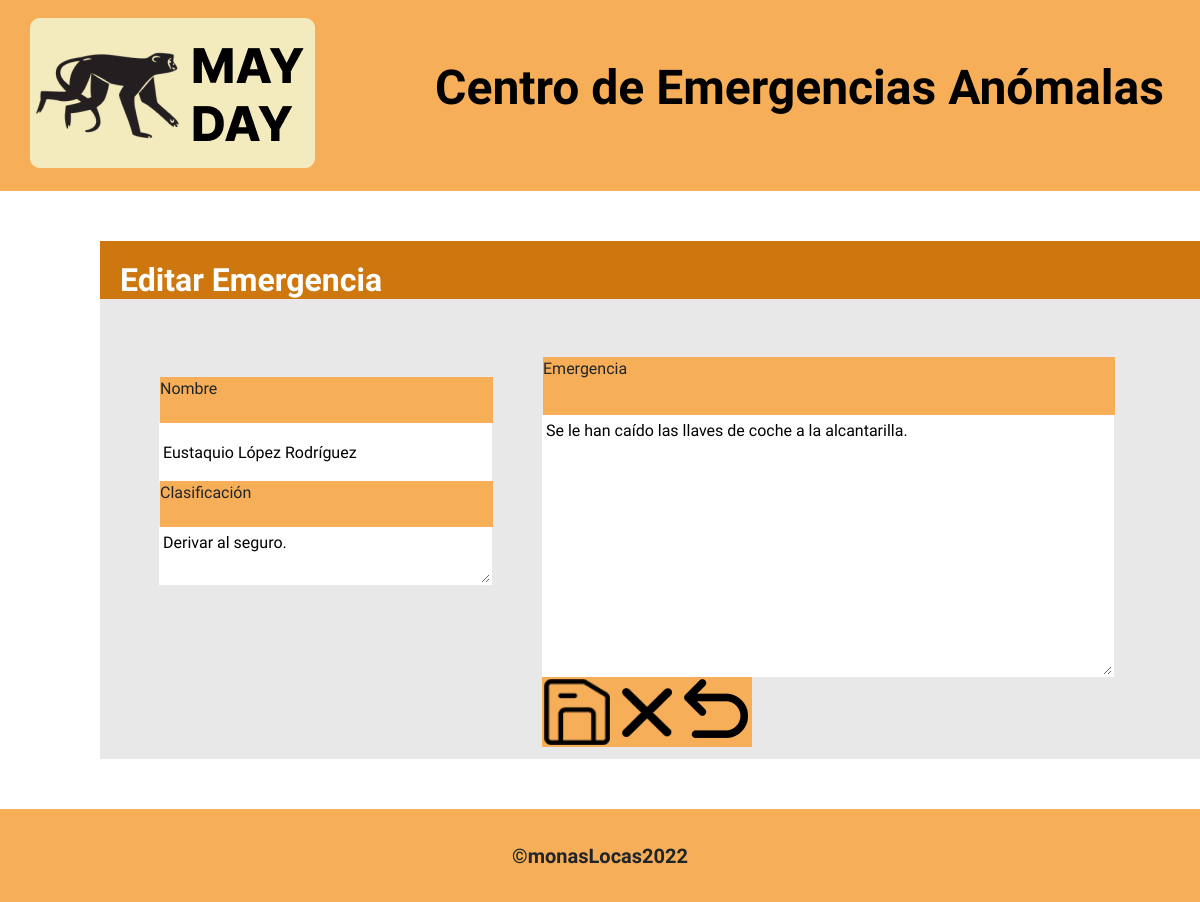
The app's page /?action=edit&id=1 with its own data.
### tables this page shows
CREATE TABLE `emergencies` (
  `id` int(11) NOT NULL,
  `name` varchar(255) NOT NULL,
  `issue` varchar(255) NOT NULL,
  `classification` varchar(255) NOT NULL,
  `dateTime` date NOT NULL DEFAULT current_timestamp()
);

### src/Core/View.php (called while the page is built, shortened)
<?php
class View{
    public function __construct($view, $data =null){
        require_once("src/Views/$view.php");
    }
}

### src/index.php (called while the page is built, shortened)
<?php
$controller = new EmergencyController();
?>

### src/Models/Emergency.php (called while the page is built, shortened)
<?php
class Emergency{
  private ?int $id;
  private string $name;
  private string $issue;
  private string $classification;
  private $table = "emergencies";
  private $database;
  public function __construct($id = null, $name = '', $issue = '', $classification = '', $dateTime = null){
      $this->id = $id;
      $this->name = $name;
      $this->issue = $issue;
      $this->classification = $classification;
    if (!$this->database){
      $this->database = new Database();
    }
  }
  public function getName() {
    return $this -> name;
  }
  public function getIssue() {
    return $this -> issue;
  }
  public function getId() {
    return $this -> id;
  }
  public function getClassification() {
    return $this -> classification;
  }
  public function findById($id){
    $query = $this->database->mysql->query("SELECT * FROM `{$this->table}`WHERE `id`={$id}");
    $result = $query->fetchAll();
    return new Emergency($result[0]["id"], $result[0]["name"], $result[0]["issue"], $result[0]["classification"], $result[0]["dateTime"]);
  }
}

### src/Database.php (called while the page is built, shortened)
<?php
class Database{
  public function __construct(){
    try{
      $this->mysql = $this->getConnection();
    }
    catch (PDOException $e){
      echo "conexión fallida: ". $e->getMessage();
    }
  }
  private function getConnection(){
    $host = "localhost";
    $user = "root";
    $password = "";
    $database = "databasemayday";
    $charset = "utf-8";
    $options = [PDO::ATTR_DEFAULT_FETCH_MODE => PDO::FETCH_ASSOC];
    $pdo = new PDO("mysql:host={$host};dbname={$database};charset{$charset}", $user, $password, $options);
    $pdo->setAttribute(PDO::ATTR_ERRMODE, PDO::ERRMODE_EXCEPTION);
    return $pdo;
  }
}

### src/Views/editEmergency.php (the view)
<?php
    require_once("Components/layout.php");
    require_once("Components/header.php");
?>
<body>
    <main>
        <div class="createCard">
            <h2 class="cardHead">Editar Emergencia</h2>
            <form class="formContainer" action='?action=update&id=<?php echo $data["emergency"]->getId()?>' method="post">
                <div class="leftContainer">
                    <div class="input-group">
                        <span class="spanName">Nombre</span>
                        <input class="inputGroupName" type="text" name="name" required value='<?php echo $data["emergency"]->getName()?>'>
                    </div>
                    <div class="input-group">
                        <span class="spanClassification">Clasificación</span>
                        <textarea class="inputGroupClassification" area-label="With textarea" type="text" name="classification" required value><?php echo $data["emergency"]->getClassification()?></textarea>
                    </div>
                </div>
                <div class="rigthContainer">
                    <div class="input-group">
                        <span class="spanEmergency">Emergencia</span>
                        <textarea class="inputGroupEmergency" area-label="With textarea" type="text" name="issue" required><?php echo $data["emergency"]->getIssue()?></textarea>
                        <div class="buttons">
                            <input class="buttonCreate"type="image" value="Crear" src='./public/img/save.png' width="50%">
                            <a href="./index.php"><button type="button" class="buttonCancel"><img src='./public/img/cancel.png' alt="Botón de cancelar" width=75%></button></a>
                            <input class="buttonReset" type="reset" value="" style="background-image: url(./public/img/reset.png);">
                        </div>
                    </div>
                </div>
            </form>
        </div>
    </main>
    <?php
        require_once("Components/footer.php")
    ?>
</body>

### src/css/create.css (style rules this page uses)
* { font-family: "Cabin", sans-serif; }
.createCard { width: 1112px; height: 518px; display: flex; flex-direction: column; background-color: #e8e8e8; margin: 50px 80px 50px 100px; }
.formContainer { display: flex; }
.cardHead { height: 87px; font-weight: bold; background-color: #ce770f; color: white; padding: 20px 0px 0px 20px; }
.leftContainer { margin: 70px 0px 90px 60px; }
.rigthContainer { margin: 50px 0px 30px 50px; }
.input-group { display: flex; align-items: flex-start; flex-direction: column; }
.inputGroupName { width: 333px; height: 58px; border: white solid 2px; }
.inputGroupClassification { width: 333px; height: 58px; border: white solid 2px; }
.inputGroupEmergency { width: 572px; height: 262px; border: white solid 2px; }
.spanName { background-color: #f6ae59; width: 333px; height: 46px; }
.spanClassification { background-color: #f6ae59; width: 333px; height: 46px; }
.spanEmergency { background-color: #f6ae59; width: 572px; height: 58px; }
.buttonReset, .buttonCancel, .buttonCreate { background-repeat: no-repeat; width: 70px; height: 70px; background-size: auto; background-color: #f6ae59; border: 2px #f6ae59 solid; padding: 0px 0px 0px 0px; }
.buttons { display: flex; }

### records on screen
emergencies: name "Eustaquio López Rodríguez", classification "Derivar al seguro.", issue "Se le han caído las llaves de coche a la alcantarilla."
